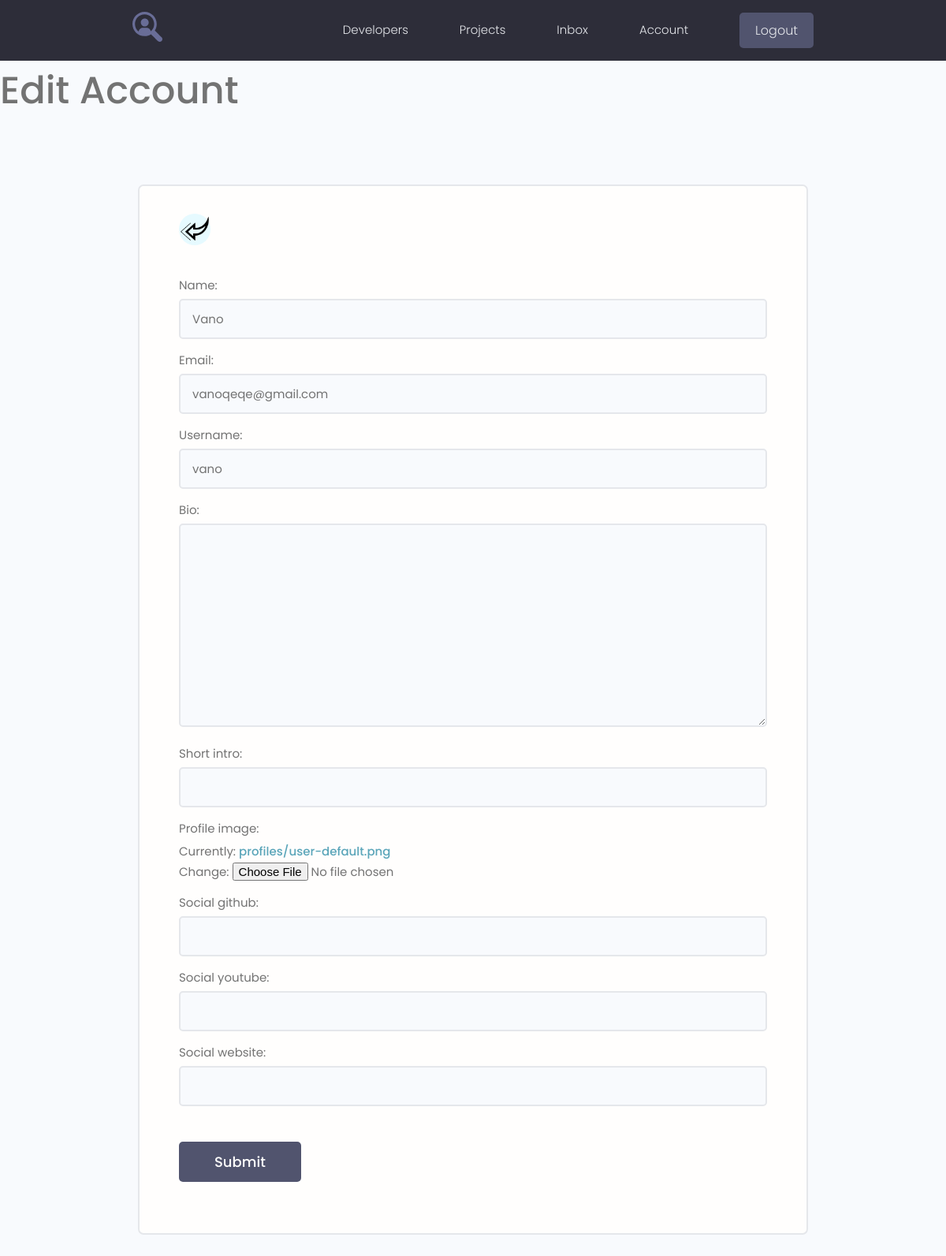
The page /edit-account/ (signed in) on the database as committed earlier.
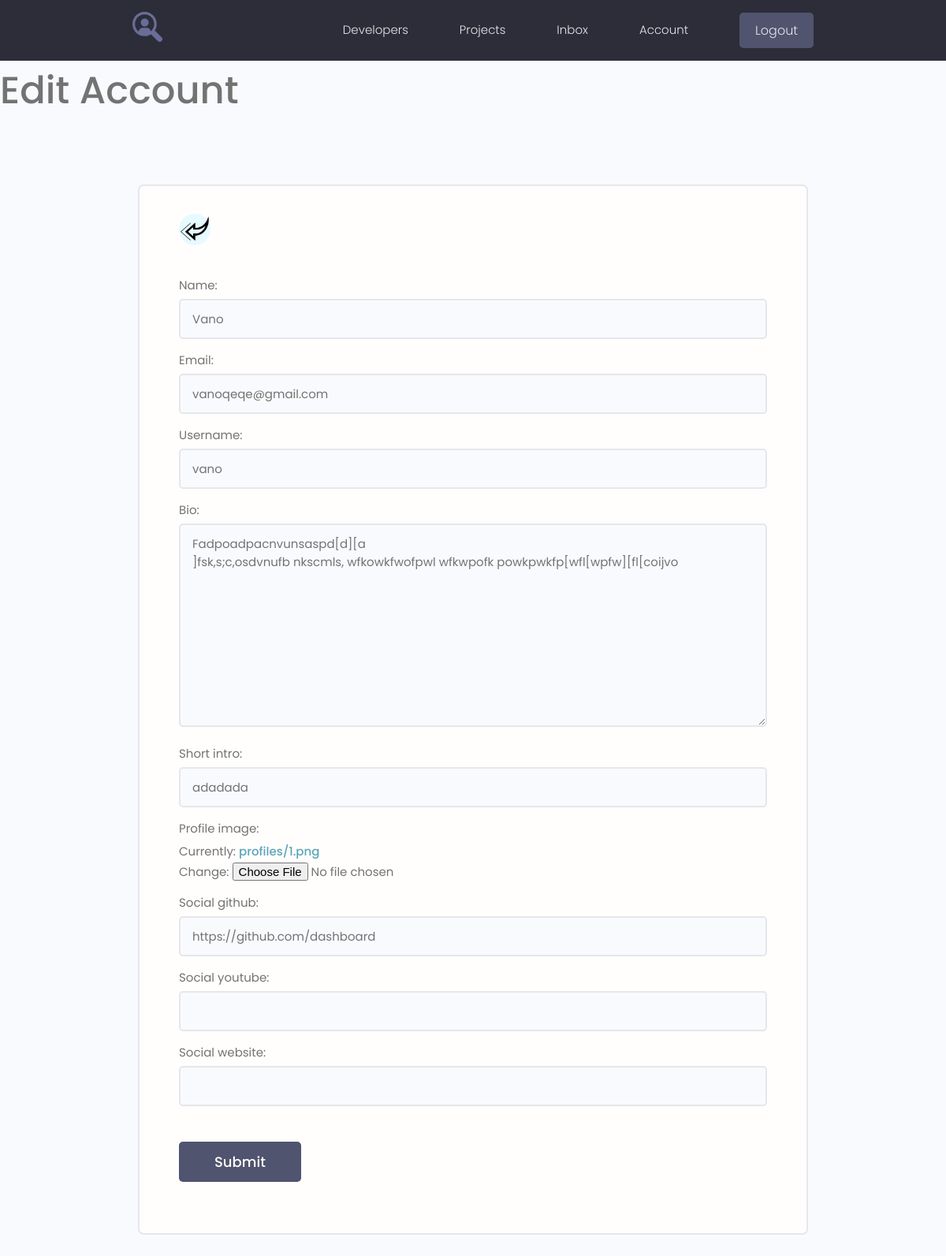
The same page on the database as committed later.
### users/models.py (models this page shows, shortened)
class Profile(models.Model):
    user = models.OneToOneField(User, on_delete=models.CASCADE, blank=True)
    name = models.CharField(max_length=200, blank=True)
    email = models.EmailField(max_length=200, blank=True)
    username = models.CharField(max_length=200, blank=True)
    short_intro = models.CharField(max_length=200, blank=True)
    bio = models.TextField(blank=True)
    profile_image = models.ImageField(default="profiles/user-default.png", upload_to="profiles/")
    social_github = models.CharField(max_length=200, blank=True)
    social_youtube = models.CharField(max_length=200, blank=True)
    social_website = models.CharField(max_length=200, blank=True)
    created = models.DateTimeField(auto_now_add=True)

### users/views.py (the view)
# urls.py: path('edit-account/', views.edit_account, name="edit-account"),
@login_required(login_url='login')
def edit_account(request):
    profile = request.user.profile
    form = ProfileForm(instance=profile)
    if request.method == "POST":
        form = ProfileForm(request.POST, request.FILES, instance=profile)
        if form.is_valid():
            form.save()
            return redirect('account')
    context = {'form': form}
    return render(request, 'users/profile_form.html', context)

### users/forms.py
class ProfileForm(ModelForm):
    class Meta:
        model = Profile
        fields = ['name', 'email', 'username', 'bio', 'short_intro', 'profile_image',
                  'social_github', 'social_youtube', 'social_website']
    def __init__(self, *args, **kwargs):
        super().__init__(*args, **kwargs)
        for field in self.fields.values():
            field.widget.attrs.update({"class": "input"})

### users/templates/users/profile_form.html (shortened to what this page needs)
{% extends 'projects/base.html' %}
{% load static %}
{% block content %}
<h1>Edit Account</h1>
<main class="formPage my-xl">
    <div class="content-box">
        <div class="formWrapper">
            <a class="backButton" href="{% url 'account' %}"><img src="{% static 'images/left.png' %}" alt="left"></a>
            <br>
            <form action="{% url 'edit-account' %}" class="form" method="POST" enctype="multipart/form-data">
                {% for field in form %}
                <div class="form__field">
                    <label for="formInput#text">{{ field.label }}: </label>
                    {{ field }}
                </div>
                {% endfor %}
                <input class="btn btn--sub btn--lg  my-md" type="submit" value="Submit"/>
            </form>
        </div>
    </div>
</main>
{% endblock %}

Rows that differ between the two databases and show on the page:
changed Profile "Vano": bio (not shown) → "Fadpoadpacnvunsaspd[d][a ]fsk,s;c,osdvnufb nkscmls, wfkowkfwofpwl wfkwpofk powkpwkfp[wfl[wpfw][fl[coijvo"; short_intro (not shown) → "adadada"; social_github (not shown) → "https://github.com/dashboard"
Other text that changed with them:
text no longer shown: "Currently: profiles/user-default.png Change:"
text now shown: "Currently: profiles/1.png Change:"
